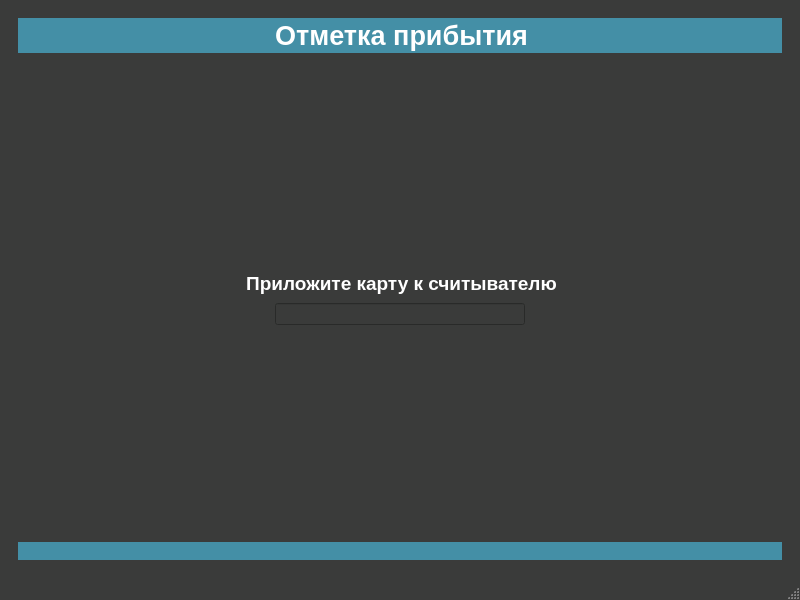
<?xml version="1.0" encoding="UTF-8"?>
<ui version="4.0">
 <class>MainWindow</class>
 <widget class="QMainWindow" name="MainWindow">
  <property name="windowModality">
   <enum>Qt::NonModal</enum>
  </property>
  <property name="geometry">
   <rect>
    <x>0</x>
    <y>0</y>
    <width>800</width>
    <height>600</height>
   </rect>
  </property>
  <property name="windowTitle">
   <string>Пункт прибытия</string>
  </property>
  <property name="windowIcon">
   <iconset>
    <normaloff>../res/if_log-in_white.png</normaloff>../res/if_log-in_white.png</iconset>
  </property>
  <property name="styleSheet">
   <string notr="true">QMainWindow{
	background-color:#3a3b3a;
	color:#ffffff;
	border-color:#ffffff;
}
QToolBar{
	background-color:#3a3b3a;
	color:#ffffff;
}
QLabel{
	background-color:#448fa6;
	color:#ffffff;
	height:60px;
	width: 30px;
	border: #448fa6;
	border-style:solid;
	border-width:2px;
}
QLineEdit{
	background-color:#3a3b3a;
	color:#ffffff;
	border-color:#3a3b3a;
}</string>
  </property>
  <widget class="QWidget" name="centralwidget">
   <layout class="QHBoxLayout" name="horizontalLayout">
    <item>
     <widget class="QStackedWidget" name="stackedWidget">
      <property name="styleSheet">
       <string notr="true">QLabel{
	background-color:rgb(255, 0, 0);
	color:rgb(255, 255, 255);
	font-weight:bold;
	border-color:rgb(255, 0, 0);
}</string>
      </property>
      <property name="currentIndex">
       <number>0</number>
      </property>
      <widget class="QWidget" name="inputPage">
       <layout class="QGridLayout" name="gridLayout">
        <item row="3" column="1">
         <widget class="QLineEdit" name="rfidInput">
          <property name="styleSheet">
           <string notr="true"/>
          </property>
          <property name="echoMode">
           <enum>QLineEdit::Password</enum>
          </property>
          <property name="alignment">
           <set>Qt::AlignCenter</set>
          </property>
         </widget>
        </item>
        <item row="4" column="1">
         <spacer name="verticalSpacer_4">
          <property name="orientation">
           <enum>Qt::Vertical</enum>
          </property>
          <property name="sizeHint" stdset="0">
           <size>
            <width>20</width>
            <height>40</height>
           </size>
          </property>
         </spacer>
        </item>
        <item row="1" column="1">
         <spacer name="verticalSpacer_5">
          <property name="orientation">
           <enum>Qt::Vertical</enum>
          </property>
          <property name="sizeHint" stdset="0">
           <size>
            <width>20</width>
            <height>40</height>
           </size>
          </property>
         </spacer>
        </item>
        <item row="3" column="0">
         <spacer name="horizontalSpacer">
          <property name="orientation">
           <enum>Qt::Horizontal</enum>
          </property>
          <property name="sizeHint" stdset="0">
           <size>
            <width>40</width>
            <height>20</height>
           </size>
          </property>
         </spacer>
        </item>
        <item row="3" column="2">
         <spacer name="horizontalSpacer_2">
          <property name="orientation">
           <enum>Qt::Horizontal</enum>
          </property>
          <property name="sizeHint" stdset="0">
           <size>
            <width>40</width>
            <height>20</height>
           </size>
          </property>
         </spacer>
        </item>
        <item row="2" column="0" colspan="3">
         <widget class="QLabel" name="middleLabel">
          <property name="styleSheet">
           <string notr="true">QLabel{
	font-weight:bold;
	background-color:#3a3b3a;
	color:#ffffff;
	border-color:#3a3b3a;
}</string>
          </property>
          <property name="text">
           <string>&lt;html&gt;&lt;head/&gt;&lt;body&gt;&lt;p align=&quot;center&quot;&gt;&lt;span style=&quot; font-size:14pt;&quot;&gt;Приложите карту к считывателю&lt;/span&gt;&lt;/p&gt;&lt;/body&gt;&lt;/html&gt;</string>
          </property>
         </widget>
        </item>
        <item row="0" column="0" colspan="3">
         <widget class="QLabel" name="headerLabel">
          <property name="styleSheet">
           <string notr="true">QLabel{
	background-color:#448fa6;
	color:#ffffff;
	height:60px;
	width: 30px;
	border: #448fa6;
	border-style:solid;
	border-width:2px;
}</string>
          </property>
          <property name="text">
           <string>&lt;html&gt;&lt;head/&gt;&lt;body&gt;&lt;p align=&quot;center&quot;&gt;&lt;span style=&quot; font-size:20pt; font-weight:600; color:#ffffff;&quot;&gt;Отметка прибытия&lt;/span&gt;&lt;/p&gt;&lt;/body&gt;&lt;/html&gt;</string>
          </property>
         </widget>
        </item>
        <item row="5" column="0" colspan="3">
         <widget class="QLabel" name="bottomLabel">
          <property name="styleSheet">
           <string notr="true">QLabel{
	background-color:#448fa6;
	color:#ffffff;
	height:60px;
	width: 30px;
	border: #448fa6;
	border-style:solid;
	border-width:2px;
}</string>
          </property>
          <property name="text">
           <string/>
          </property>
         </widget>
        </item>
       </layout>
      </widget>
      <widget class="QWidget" name="successPage">
       <layout class="QVBoxLayout" name="verticalLayout_2">
        <item>
         <widget class="QLabel" name="successHeaderLabel">
          <property name="styleSheet">
           <string notr="true">QLabel{
	background-color:#448fa6;
	color:#ffffff;
	height:60px;
	width: 30px;
	border: #448fa6;
	border-style:solid;
	border-width:2px;
}</string>
          </property>
          <property name="text">
           <string>&lt;html&gt;&lt;head/&gt;&lt;body&gt;&lt;p align=&quot;center&quot;&gt;&lt;span style=&quot; font-size:20pt; font-weight:600;&quot;&gt;Добро пожаловать, &lt;/span&gt;&lt;/p&gt;&lt;p align=&quot;center&quot;&gt;&lt;span style=&quot; font-size:20pt; font-weight:600;&quot;&gt;{}!&lt;/span&gt;&lt;/p&gt;&lt;/body&gt;&lt;/html&gt;</string>
          </property>
         </widget>
        </item>
        <item>
         <spacer name="verticalSpacer">
          <property name="orientation">
           <enum>Qt::Vertical</enum>
          </property>
          <property name="sizeHint" stdset="0">
           <size>
            <width>20</width>
            <height>40</height>
           </size>
          </property>
         </spacer>
        </item>
        <item>
         <widget class="QLabel" name="successMiddleLabel">
          <property name="styleSheet">
           <string notr="true">QLabel{
	font-weight:bold;
	background-color:#3a3b3a;
	color:#ffffff;
	border-color:#3a3b3a;
}</string>
          </property>
          <property name="text">
           <string>&lt;html&gt;&lt;head/&gt;&lt;body&gt;&lt;p align=&quot;center&quot;&gt;&lt;span style=&quot; font-size:14pt;&quot;&gt;Время прибытия на завод:&lt;/span&gt;&lt;/p&gt;&lt;p align=&quot;center&quot;&gt;&lt;span style=&quot; font-size:18pt;&quot;&gt;{}&lt;/span&gt;&lt;/p&gt;&lt;p align=&quot;center&quot;&gt;&lt;span style=&quot; font-size:14pt;&quot;&gt;Ожидайте приглашения на выгрузку.&lt;/span&gt;&lt;/p&gt;&lt;p align=&quot;center&quot;&gt;&lt;span style=&quot; font-size:14pt;&quot;&gt;На электронном табло будут указаны ваша фамилия и номер автомобиля.&lt;/span&gt;&lt;/p&gt;&lt;/body&gt;&lt;/html&gt;</string>
          </property>
         </widget>
        </item>
        <item>
         <widget class="QLabel" name="sampleLabel">
          <property name="styleSheet">
           <string notr="true">QLabel{
	font-weight:bold;
	background-color:#3a3b3a;
	color:#ffffff;
	border-color:#3a3b3a;
}</string>
          </property>
          <property name="text">
           <string>&lt;html&gt;&lt;head/&gt;&lt;body&gt;&lt;p align=&quot;center&quot;&gt;&lt;span style=&quot; font-size:14pt;&quot;&gt;Вы были отобраны для отбора пробы.&lt;/span&gt;&lt;/p&gt;&lt;p align=&quot;center&quot;&gt;&lt;span style=&quot; font-size:14pt;&quot;&gt;Отбор пробы производится во время взвешивания массы брутто.&lt;/span&gt;&lt;/p&gt;&lt;/body&gt;&lt;/html&gt;</string>
          </property>
         </widget>
        </item>
        <item>
         <spacer name="verticalSpacer_6">
          <property name="orientation">
           <enum>Qt::Vertical</enum>
          </property>
          <property name="sizeHint" stdset="0">
           <size>
            <width>20</width>
            <height>40</height>
           </size>
          </property>
         </spacer>
        </item>
        <item>
         <widget class="QLabel" name="bottomLabel_2">
          <property name="styleSheet">
           <string notr="true">QLabel{
	background-color:#448fa6;
	color:#ffffff;
	height:60px;
	width: 30px;
	border: #448fa6;
	border-style:solid;
	border-width:2px;
}</string>
          </property>
          <property name="text">
           <string/>
          </property>
         </widget>
        </item>
       </layout>
      </widget>
      <widget class="QWidget" name="errorPage">
       <layout class="QVBoxLayout" name="verticalLayout_3">
        <item>
         <widget class="QLabel" name="errorHeaderLabel">
          <property name="styleSheet">
           <string notr="true">QLabel{
	background-color:rgb(255, 0, 0);
	color:rgb(255, 255, 255);
	font-weight:bold;
	border-color:rgb(255, 0, 0);
}</string>
          </property>
          <property name="text">
           <string>&lt;html&gt;&lt;head/&gt;&lt;body&gt;&lt;p align=&quot;center&quot;&gt;&lt;span style=&quot; font-size:20pt;&quot;&gt;Карта не зарегистрирована!&lt;/span&gt;&lt;/p&gt;&lt;/body&gt;&lt;/html&gt;</string>
          </property>
         </widget>
        </item>
        <item>
         <spacer name="verticalSpacer_7">
          <property name="orientation">
           <enum>Qt::Vertical</enum>
          </property>
          <property name="sizeHint" stdset="0">
           <size>
            <width>20</width>
            <height>40</height>
           </size>
          </property>
         </spacer>
        </item>
        <item>
         <widget class="QLabel" name="errorMiddleLabel">
          <property name="styleSheet">
           <string notr="true">QLabel{
	font-weight:bold;
	background-color:#3a3b3a;
	color:#ffffff;
	border-color:#3a3b3a;
}</string>
          </property>
          <property name="text">
           <string>&lt;html&gt;&lt;head/&gt;&lt;body&gt;&lt;p align=&quot;center&quot;&gt;&lt;span style=&quot; font-size:14pt;&quot;&gt;Номер предъявленной карты не зарегистрирован в системе приемки. &lt;/span&gt;&lt;/p&gt;&lt;p align=&quot;center&quot;&gt;&lt;span style=&quot; font-size:14pt;&quot;&gt;Обратитесь к оператору на бракплощадке.&lt;/span&gt;&lt;/p&gt;&lt;/body&gt;&lt;/html&gt;</string>
          </property>
         </widget>
        </item>
        <item>
         <spacer name="verticalSpacer_2">
          <property name="orientation">
           <enum>Qt::Vertical</enum>
          </property>
          <property name="sizeHint" stdset="0">
           <size>
            <width>20</width>
            <height>40</height>
           </size>
          </property>
         </spacer>
        </item>
        <item>
         <widget class="QLabel" name="errorHeaderLabel_2">
          <property name="styleSheet">
           <string notr="true">QLabel{
	background-color:rgb(255, 0, 0);
	color:rgb(255, 255, 255);
	font-weight:bold;
	border-color:rgb(255, 0, 0);
}</string>
          </property>
          <property name="text">
           <string>&lt;html&gt;&lt;head/&gt;&lt;body&gt;&lt;p align=&quot;center&quot;&gt;&lt;br/&gt;&lt;/p&gt;&lt;/body&gt;&lt;/html&gt;</string>
          </property>
         </widget>
        </item>
       </layout>
      </widget>
      <widget class="QWidget" name="errorPage2">
       <layout class="QVBoxLayout" name="verticalLayout_4">
        <item>
         <widget class="QLabel" name="errorHeaderLabel2">
          <property name="styleSheet">
           <string notr="true">QLabel{
	background-color:rgb(255, 0, 0);
	color:rgb(255, 255, 255);
	font-weight:bold
}</string>
          </property>
          <property name="text">
           <string>&lt;html&gt;&lt;head/&gt;&lt;body&gt;&lt;p align=&quot;center&quot;&gt;&lt;span style=&quot; font-size:20pt;&quot;&gt;У вас есть незавершенный рейс!&lt;/span&gt;&lt;/p&gt;&lt;/body&gt;&lt;/html&gt;</string>
          </property>
         </widget>
        </item>
        <item>
         <spacer name="verticalSpacer_8">
          <property name="orientation">
           <enum>Qt::Vertical</enum>
          </property>
          <property name="sizeHint" stdset="0">
           <size>
            <width>20</width>
            <height>132</height>
           </size>
          </property>
         </spacer>
        </item>
        <item>
         <widget class="QLabel" name="errorMiddleLabel2">
          <property name="styleSheet">
           <string notr="true">QLabel{
	font-weight:bold;
	background-color:#3a3b3a;
	color:#ffffff;
	border-color:#3a3b3a;
}</string>
          </property>
          <property name="text">
           <string>&lt;html&gt;&lt;head/&gt;&lt;body&gt;&lt;p align=&quot;center&quot;&gt;&lt;span style=&quot; font-size:14pt;&quot;&gt;Рейс №{}&lt;/span&gt;&lt;/p&gt;&lt;p align=&quot;center&quot;&gt;&lt;span style=&quot; font-size:14pt;&quot;&gt;Это может означать, что вы уже отметили прибытие &lt;/span&gt;&lt;/p&gt;&lt;p align=&quot;center&quot;&gt;&lt;span style=&quot; font-size:14pt;&quot;&gt;или в прошлый раз уехали не отметив выезд.&lt;/span&gt;&lt;/p&gt;&lt;p align=&quot;center&quot;&gt;&lt;span style=&quot; font-size:14pt;&quot;&gt;Обратитесь к оператору на бракплощадке.&lt;/span&gt;&lt;/p&gt;&lt;/body&gt;&lt;/html&gt;</string>
          </property>
         </widget>
        </item>
        <item>
         <spacer name="verticalSpacer_3">
          <property name="orientation">
           <enum>Qt::Vertical</enum>
          </property>
          <property name="sizeHint" stdset="0">
           <size>
            <width>20</width>
            <height>40</height>
           </size>
          </property>
         </spacer>
        </item>
        <item>
         <widget class="QLabel" name="errorHeaderLabel2_2">
          <property name="styleSheet">
           <string notr="true">QLabel{
	background-color:rgb(255, 0, 0);
	color:rgb(255, 255, 255);
	font-weight:bold
}</string>
          </property>
          <property name="text">
           <string>&lt;html&gt;&lt;head/&gt;&lt;body&gt;&lt;p align=&quot;center&quot;&gt;&lt;br/&gt;&lt;/p&gt;&lt;/body&gt;&lt;/html&gt;</string>
          </property>
         </widget>
        </item>
       </layout>
      </widget>
     </widget>
    </item>
   </layout>
  </widget>
  <widget class="QMenuBar" name="menubar">
   <property name="geometry">
    <rect>
     <x>0</x>
     <y>0</y>
     <width>800</width>
     <height>30</height>
    </rect>
   </property>
  </widget>
  <widget class="QStatusBar" name="statusbar"/>
 </widget>
 <resources/>
 <connections/>
</ui>
